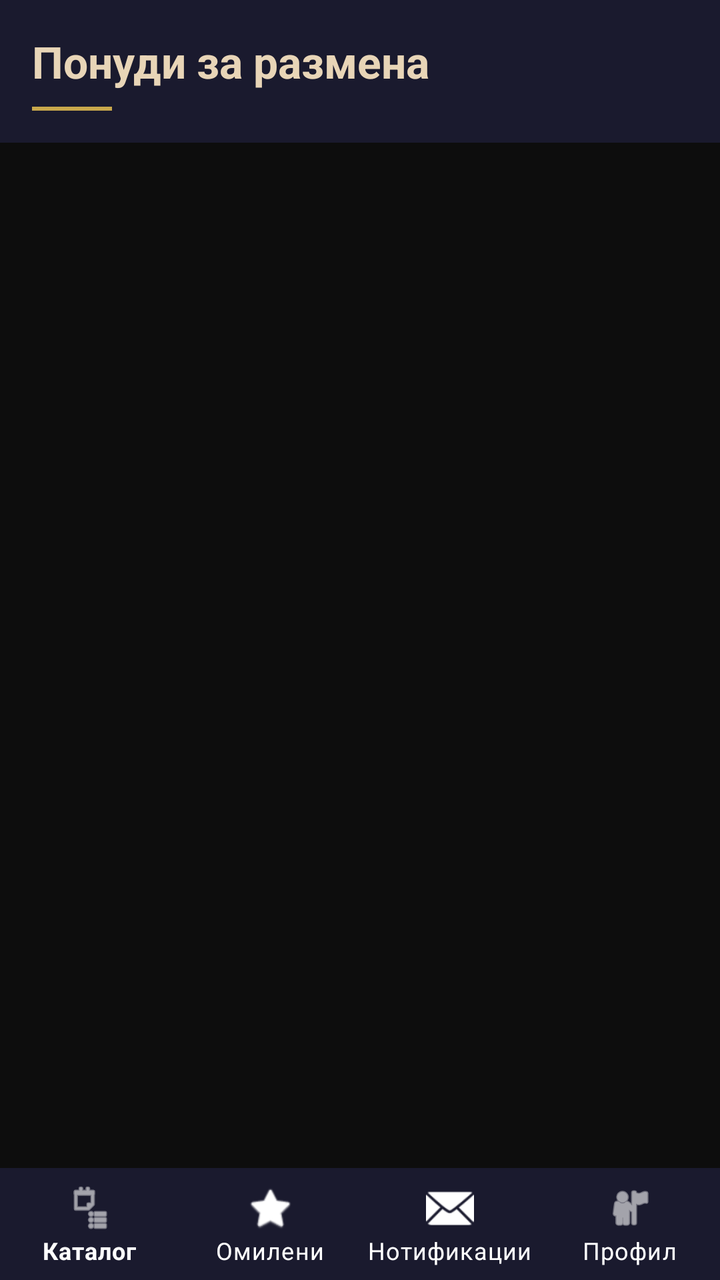
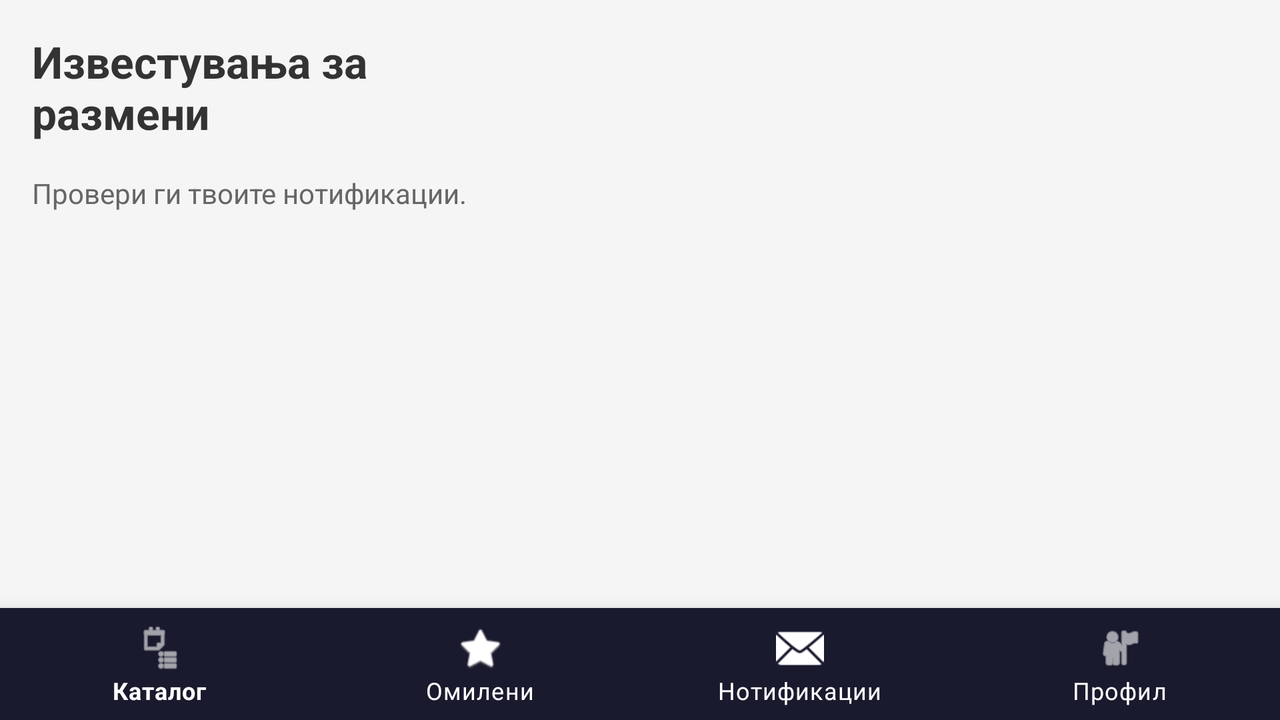

One screen, two layout resources from the same app: the default and the repository's alternative for another configuration. Each is rendered where Android would select it; the XML of both is given below.
<!-- AndroidManifest.xml: application theme Theme.BookExchange -->
<!-- res/layout/activity_notifications.xml -->
<?xml version="1.0" encoding="utf-8"?>
<androidx.constraintlayout.widget.ConstraintLayout
    xmlns:android="http://schemas.android.com/apk/res/android"
    xmlns:app="http://schemas.android.com/apk/res-auto"
    android:layout_width="match_parent"
    android:layout_height="match_parent"
    android:background="@color/bg_ink">

    <LinearLayout
        android:id="@+id/notifHeader"
        android:layout_width="0dp"
        android:layout_height="wrap_content"
        android:orientation="vertical"
        android:background="@color/bg_navy"
        android:padding="16dp"
        android:paddingTop="20dp"
        app:layout_constraintTop_toTopOf="parent"
        app:layout_constraintStart_toStartOf="parent"
        app:layout_constraintEnd_toEndOf="parent">

        <TextView
            android:layout_width="wrap_content"
            android:layout_height="wrap_content"
            android:text="Понуди за размена"
            android:textSize="22sp"
            android:textStyle="bold"
            android:textColor="@color/text_primary" />

        <View
            android:layout_width="40dp"
            android:layout_height="2dp"
            android:background="@color/gold"
            android:layout_marginTop="8dp" />
    </LinearLayout>

    <androidx.recyclerview.widget.RecyclerView
        android:id="@+id/rvNotifications"
        android:layout_width="0dp"
        android:layout_height="0dp"
        android:layout_marginTop="8dp"
        android:clipToPadding="false"
        android:paddingBottom="8dp"
        app:layout_constraintTop_toBottomOf="@id/notifHeader"
        app:layout_constraintBottom_toTopOf="@id/bottomNavigation"
        app:layout_constraintStart_toStartOf="parent"
        app:layout_constraintEnd_toEndOf="parent" />

    <com.google.android.material.bottomnavigation.BottomNavigationView
        android:id="@+id/bottomNavigation"
        android:layout_width="0dp"
        android:layout_height="wrap_content"
        app:menu="@menu/bottom_nav_menu"
        app:layout_constraintBottom_toBottomOf="parent"
        app:layout_constraintStart_toStartOf="parent"
        app:layout_constraintEnd_toEndOf="parent" />

</androidx.constraintlayout.widget.ConstraintLayout>
<!-- resources referenced by this layout -->
<resources>
  <color name="bg_ink">#0D0D0D</color>
  <color name="bg_navy">#1A1A2E</color>
  <color name="gold">#C9A84C</color>
  <color name="text_primary">#E8D5B7</color>
  <style name="Theme.BookExchange" parent="Theme.MaterialComponents.DayNight.NoActionBar">
          
          <item name="android:windowBackground">@color/bg_ink</item>
          <item name="colorPrimary">@color/gold</item>
          <item name="colorPrimaryVariant">@color/bg_navy</item>
          <item name="colorOnPrimary">@color/bg_ink</item>
          <item name="colorSecondary">@color/teal</item>
          <item name="colorOnSecondary">@color/bg_ink</item>
          <item name="colorSurface">@color/bg_card</item>
          <item name="colorOnSurface">@color/text_primary</item>
          <item name="android:colorBackground">@color/bg_ink</item>
          <item name="colorOnBackground">@color/text_primary</item>
  
          
          <item name="android:statusBarColor">@color/bg_navy</item>
          <item name="android:windowLightStatusBar">false</item>
  
          
          <item name="android:navigationBarColor">@color/bg_navy</item>
  
          
          <item name="android:textColorPrimary">@color/text_primary</item>
          <item name="android:textColorSecondary">@color/text_secondary</item>
          <item name="android:textColorHint">@color/text_hint</item>
  
          
          <item name="android:textColorHighlight">#33C9A84C</item>
          <item name="colorControlActivated">@color/gold</item>
          <item name="colorControlHighlight">@color/gold_dim</item>
  
          
          <item name="bottomNavigationStyle">@style/Widget.BookSwap.BottomNavigation</item>
      </style>
  <color name="teal">#4ECDC4</color>
  <color name="bg_card">#252540</color>
  <color name="text_secondary">#7A7A9A</color>
  <color name="text_hint">#4A4A6A</color>
  <color name="gold_dim">#1FC9A84C</color>
  <style name="Widget.BookSwap.BottomNavigation" parent="Widget.MaterialComponents.BottomNavigationView">
          <item name="android:background">@color/bg_navy</item>
          <item name="itemIconTint">@color/nav_icon_color</item>
          <item name="itemTextColor">@color/nav_icon_color</item>
          <item name="itemRippleColor">@color/gold_dim</item>
          <item name="labelVisibilityMode">labeled</item>
      </style>
  <color name="nav_icon_color">#FFFFFF</color> ```
</resources>
<!-- res/layout-land/activity_notifications.xml (the repository's variant of the layout above) -->
<!-- drawn on the phone turned sideways -->
<?xml version="1.0" encoding="utf-8"?>
<RelativeLayout xmlns:android="http://schemas.android.com/apk/res/android"
    xmlns:app="http://schemas.android.com/apk/res-auto"
    android:id="@+id/main"
    android:layout_width="match_parent"
    android:layout_height="match_parent"
    android:background="#F5F5F5">

    <LinearLayout
        android:layout_width="match_parent"
        android:layout_height="match_parent"
        android:layout_above="@id/bottomNavigation"
        android:orientation="horizontal"
        android:padding="16dp">

        
        <LinearLayout
            android:layout_width="250dp"
            android:layout_height="match_parent"
            android:orientation="vertical"
            android:paddingEnd="16dp">

            <TextView
                android:layout_width="wrap_content"
                android:layout_height="wrap_content"
                android:text="@string/trade_notification"
                android:textSize="22sp"
                android:textStyle="bold"
                android:layout_marginBottom="16dp"
                android:textColor="#333333" />

            <TextView
                android:layout_width="wrap_content"
                android:layout_height="wrap_content"
                android:text="@string/check_notifications"
                android:textSize="14sp"
                android:textColor="#666666" />

        </LinearLayout>

        
        <androidx.recyclerview.widget.RecyclerView
            android:id="@+id/rvNotifications"
            android:layout_width="match_parent"
            android:layout_height="match_parent" />

    </LinearLayout>

    <com.google.android.material.bottomnavigation.BottomNavigationView
        android:id="@+id/bottomNavigation"
        android:layout_width="match_parent"
        android:layout_height="wrap_content"
        android:layout_alignParentBottom="true"
        app:menu="@menu/bottom_nav_menu" />

</RelativeLayout>
<!-- resources referenced by the variant -->
<!-- as the phone turned sideways resolves them -->
<resources>
  <string name="check_notifications">Провери ги твоите нотификации.</string>
  <string name="trade_notification">Известувања за размени</string>
  <style name="Theme.BookExchange" parent="Theme.MaterialComponents.DayNight.NoActionBar">
          
          <item name="android:windowBackground">@color/bg_ink</item>
          <item name="colorPrimary">@color/gold</item>
          <item name="colorPrimaryVariant">@color/bg_navy</item>
          <item name="colorOnPrimary">@color/bg_ink</item>
          <item name="colorSecondary">@color/teal</item>
          <item name="colorOnSecondary">@color/bg_ink</item>
          <item name="colorSurface">@color/bg_card</item>
          <item name="colorOnSurface">@color/text_primary</item>
          <item name="android:colorBackground">@color/bg_ink</item>
          <item name="colorOnBackground">@color/text_primary</item>
  
          
          <item name="android:statusBarColor">@color/bg_navy</item>
          <item name="android:windowLightStatusBar">false</item>
  
          
          <item name="android:navigationBarColor">@color/bg_navy</item>
  
          
          <item name="android:textColorPrimary">@color/text_primary</item>
          <item name="android:textColorSecondary">@color/text_secondary</item>
          <item name="android:textColorHint">@color/text_hint</item>
  
          
          <item name="android:textColorHighlight">#33C9A84C</item>
          <item name="colorControlActivated">@color/gold</item>
          <item name="colorControlHighlight">@color/gold_dim</item>
  
          
          <item name="bottomNavigationStyle">@style/Widget.BookSwap.BottomNavigation</item>
      </style>
  <color name="bg_ink">#0D0D0D</color>
  <color name="gold">#C9A84C</color>
  <color name="bg_navy">#1A1A2E</color>
  <color name="teal">#4ECDC4</color>
  <color name="bg_card">#252540</color>
  <color name="text_primary">#E8D5B7</color>
  <color name="text_secondary">#7A7A9A</color>
  <color name="text_hint">#4A4A6A</color>
  <color name="gold_dim">#1FC9A84C</color>
  <style name="Widget.BookSwap.BottomNavigation" parent="Widget.MaterialComponents.BottomNavigationView">
          <item name="android:background">@color/bg_navy</item>
          <item name="itemIconTint">@color/nav_icon_color</item>
          <item name="itemTextColor">@color/nav_icon_color</item>
          <item name="itemRippleColor">@color/gold_dim</item>
          <item name="labelVisibilityMode">labeled</item>
      </style>
  <color name="nav_icon_color">#FFFFFF</color> ```
</resources>
